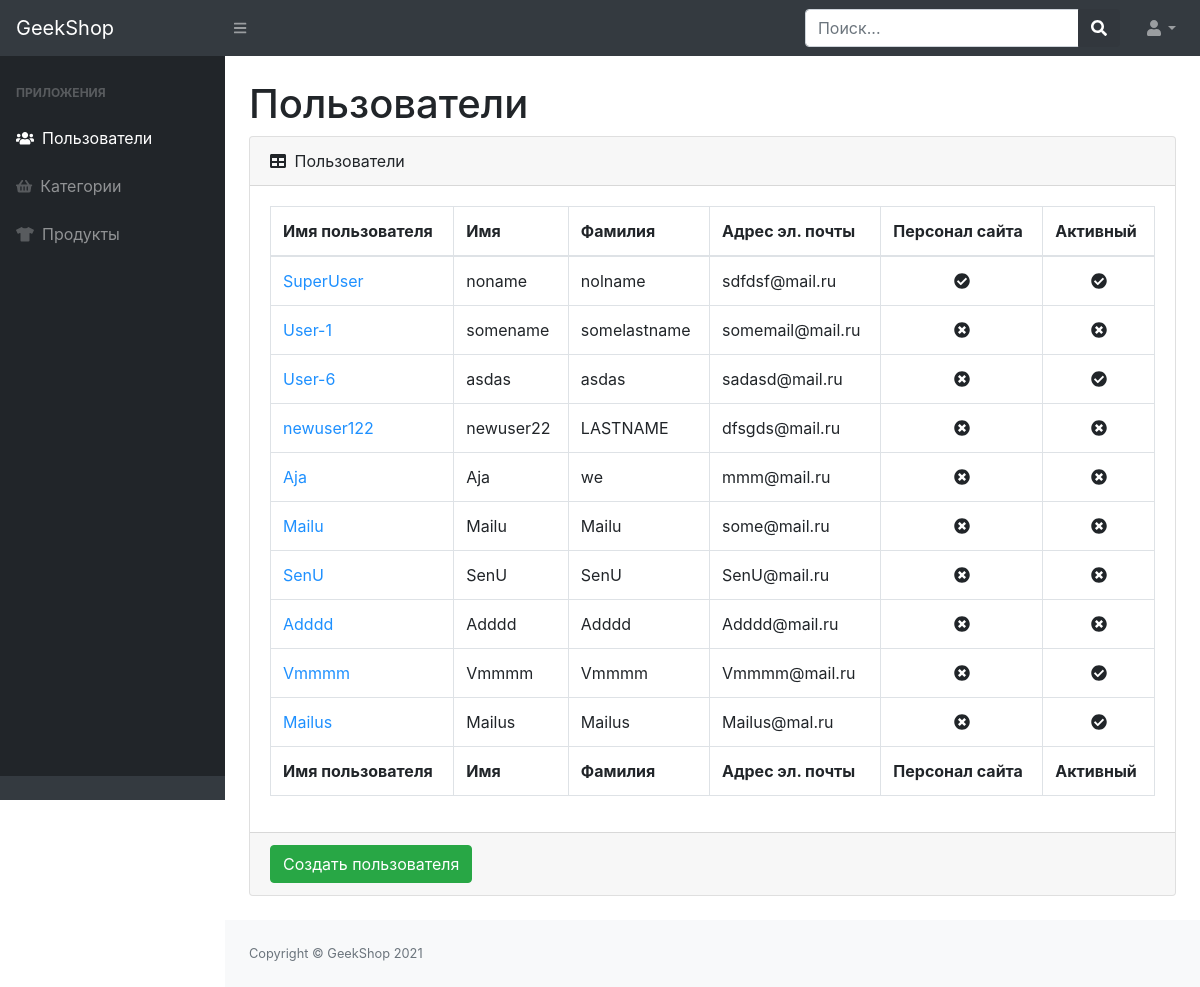
The page /admins/users/ (signed in) on the database as committed earlier.
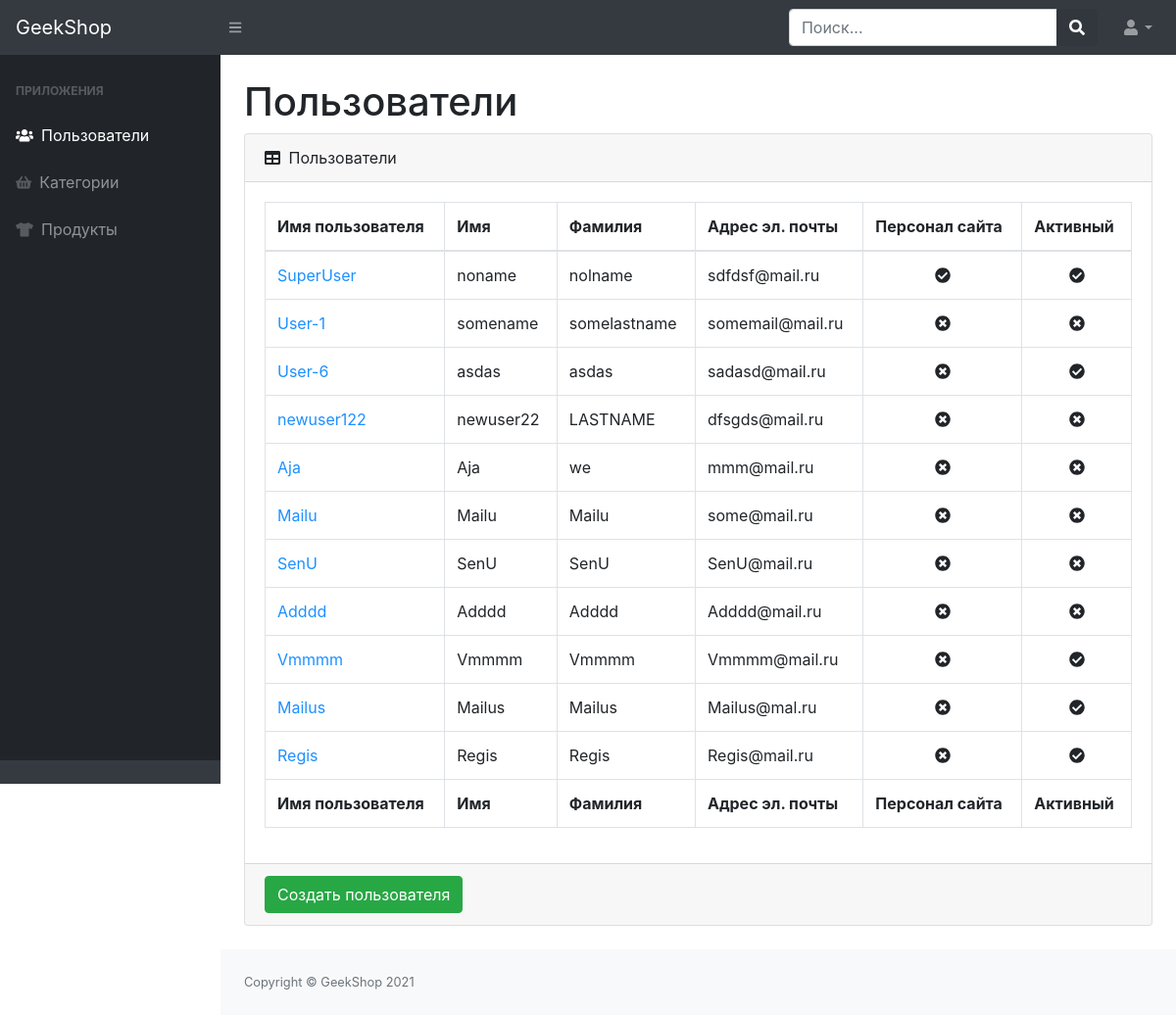
The same page on the database as committed later.
### users/models.py (models this page shows, shortened)
class NormalUser(AbstractUser):
	image = models.ImageField(upload_to="users_images", blank=True)
	age = models.PositiveIntegerField(verbose_name="age", default=18)
	email = models.EmailField(verbose_name='email address', blank=True, unique=True)
	activation_key = models.CharField(max_length=128, blank=True)
	activation_key_expires = models.DateTimeField(auto_now_add=True, blank=True, null=True)

### admins/views.py (the view)
# urls.py: path("users/", UserListView.as_view(), name="admin_users"),
class UserListView(ListView):
	model = NormalUser
	context_object_name = "users"
	template_name = "admins/admin-users-read.html"
	def get_context_data(self, *, object_list=None, **kwargs):
		context = super(UserListView, self).get_context_data(**kwargs)
		context["title"] = "Администрация"
		return context
	@method_decorator(user_passes_test(lambda u: u.is_staff))
	def dispatch(self, request, *args, **kwargs):
		return super(UserListView, self).dispatch(request, *args, **kwargs)

### products/context_processors.py (called while the page is built)
def basket(request):
	basket_list = []
	if request.user.is_authenticated:
		basket_list = Basket.objects.filter(user=request.user)
	return {"baskets": basket_list}

### admins/templates/admins/admin-users-read.html (shortened to what this page needs)
{% extends "admins/base.html" %}
{% load static %}
{% block content %}
<div id="layoutSidenav_content">
    <main>
        <div class="container-fluid">
            <h1 class="mt-4">Пользователи</h1>
            <div class="card mb-4">
                <div class="card-header">
                    <i class="fas fa-table mr-1"></i>
                    Пользователи
                </div>
                <div class="card-body">
                    <div class="table-responsive">
                        <table class="table table-bordered" id="dataTable" width="100%" cellspacing="0">
                            <thead>
                            <tr>
                                <th>Имя пользователя</th>
                                <th>Имя</th>
                                <th>Фамилия</th>
                                <th>Адрес эл. почты</th>
                                <th>Персонал сайта</th>
                                <th>Активный</th>
                            </tr>
                            </thead>
                            <tfoot>
                            <tr>
                                <th>Имя пользователя</th>
                                <th>Имя</th>
                                <th>Фамилия</th>
                                <th>Адрес эл. почты</th>
                                <th>Персонал сайта</th>
                                <th>Активный</th>
                            </tr>
                            </tfoot>
                            <tbody>
                            {% for user in users %}
                                <tr>
                                    <td><a href="{% url 'admins:admin_users_update' user.id %}" style="color: dodgerblue">{{ user.username }}</a></td>
                                    <td>{{ user.first_name }}</td>
                                    <td>{{ user.last_name }}</td>
                                    <td>{{ user.email }}</td>
                                    {% if user.is_staff %}
                                            <td class="text-center"><i class="fas fa-check-circle"></i></td>
                                        {% else %}
                                            <td class="text-center"><i class="fas fa-times-circle"></i></td>
                                    {% endif %}
                                    {% if user.is_active %}
                                            <td class="text-center"><i class="fas fa-check-circle"></i></td>
                                        {% else %}
                                            <td class="text-center"><i class="fas fa-times-circle"></i></td>
                                    {% endif %}
                                </tr>
                            {% endfor %}
                            </tbody>
                        </table>
                    </div>
                </div>
                <div class="card-footer">
                    <a href="{% url 'admins:admin_users_create' %}">
                        <button class="btn btn-success">Создать пользователя</button>
                    </a>
                </div>
            </div>
        </div>
    </main>
    <footer class="py-4 bg-light mt-auto">
        <div class="container-fluid">
            <div class="d-flex align-items-center justify-content-between small">
                <div class="text-muted">Copyright &copy; GeekShop 2021</div>
            </div>
        </div>
    </footer>
</div>
{% endblock %}

Rows that differ between the two databases and show on the page:
added NormalUser: username "Regis", first_name "Regis", last_name "Regis", email "Regis@mail.ru", is_staff False (drawn), is_active True (drawn)
